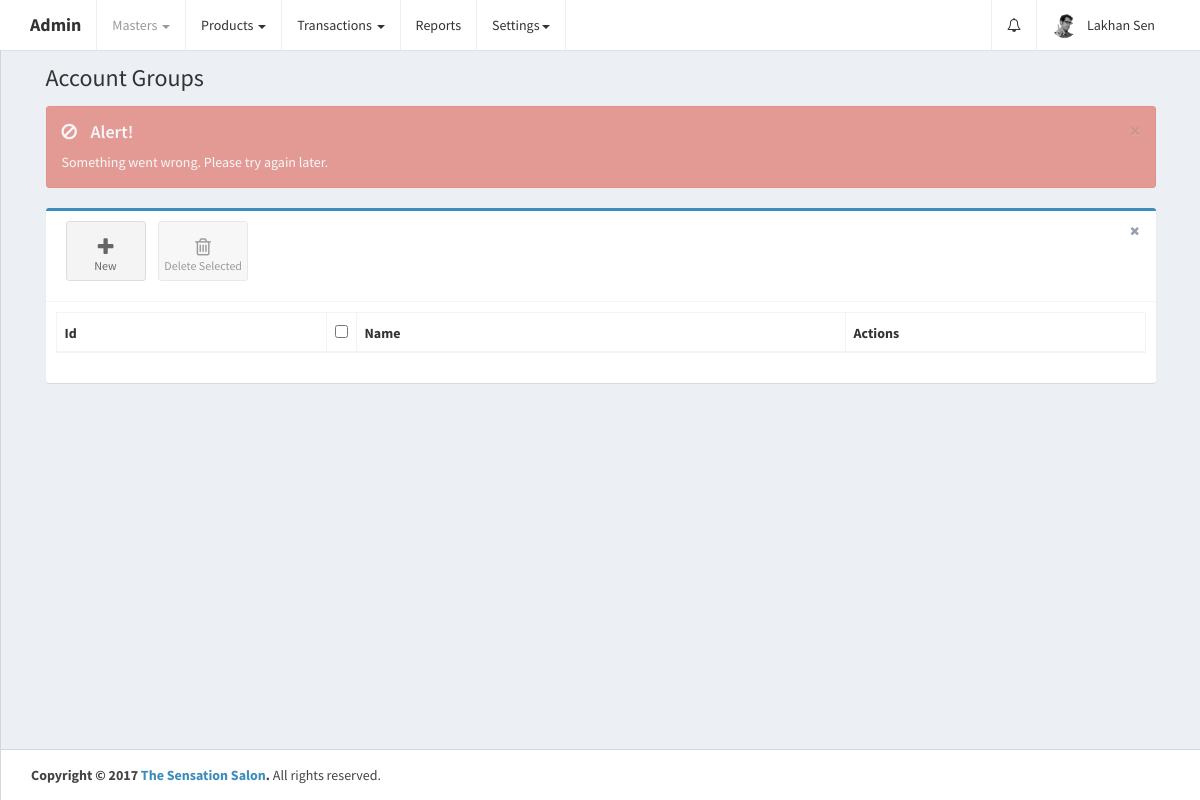
Page /home.php?controller=accountgroup&action=getall (signed in) on the earlier database version.
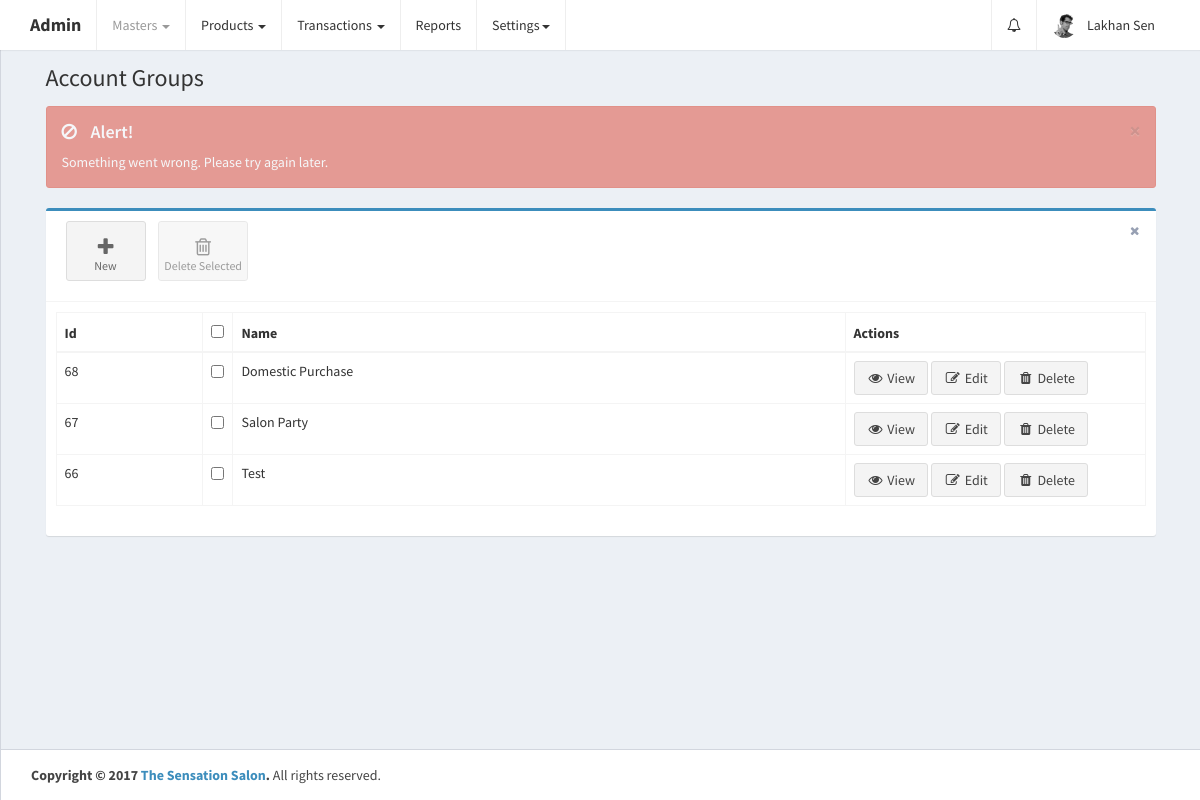
Same page on the later database version.
### tables this page shows
CREATE TABLE `account_groups` (
  `id` int(11) UNSIGNED NOT NULL,
  `parent_id` int(11) NOT NULL DEFAULT '0',
  `name` varchar(255) NOT NULL,
  `opening_balance` double DEFAULT NULL,
  `contact_person` varchar(255) DEFAULT NULL,
  `area` varchar(255) DEFAULT NULL,
  `city` varchar(255) DEFAULT NULL,
  `pincode` varchar(255) DEFAULT NULL,
  `gst_state_code_id` int(11) DEFAULT NULL,
  `email` varchar(255) DEFAULT NULL,
  `mobile1` varchar(255) DEFAULT NULL,
  `mobile2` varchar(255) DEFAULT NULL,
  `bank_name` varchar(255) DEFAULT NULL,
  `bank_branch` varchar(255) DEFAULT NULL,
  `ifsc_code` varchar(255) DEFAULT NULL,
  `bank_account_no` varchar(255) DEFAULT NULL,
  `pan` varchar(255) DEFAULT NULL,
  `gst_type_id` int(11) DEFAULT NULL,
  `gstin` varchar(255) DEFAULT NULL,
  `brand_ids` varchar(255) DEFAULT NULL,
  `is_default` tinyint(1) NOT NULL DEFAULT '0',
  `is_deleted` tinyint(1) DEFAULT '0',
  `created_at` datetime NOT NULL DEFAULT CURRENT_TIMESTAMP,
  `updated_at` datetime NOT NULL DEFAULT CURRENT_TIMESTAMP ON UPDATE CURRENT_TIMESTAMP
);

### controllers/AccountgroupController.php (called while the page is built, shortened)
<?php
class AccountgroupController {
    public $accountgroupobj;
    public function __construct() {
        require_once 'models/AccountGroup.php';
        $this->accountgroupobj = new AccountGroup();
    }
    public function getall() {
        $account_groups_res = $this->accountgroupobj->getall();
        if ($account_groups_res->num_rows > 0) {
            while ($account_group = $account_groups_res->fetch_assoc()) {
                $account_group['name'] = ucwords($account_group['name']);
                $account_groups[] = $account_group;
            }
        }
        require_once APP_DIR . '/views/layout.php';
    }
}
?>

### home.php (called while the page is built, shortened)
<?php
require_once 'config/database.php';
require_once 'config/routes.php';
?>

### models/AccountGroup.php (called while the page is built, shortened)
<?php
class AccountGroup {
    public $conn;
    public function __construct() {
        $db = new Database();
        $this->conn = $db->connect();
    }
    public function getall() {
        $account_groups = $this->conn->query('SELECT * FROM account_groups WHERE is_deleted!="1" AND is_default="0" ORDER BY id DESC');
        return $account_groups;
    }
}
?>

### config/Database.php (called while the page is built)
<?php
class Database {
    public function connect() {
        $conn = new mysqli('localhost', 'root', '', 'thesensationbeautycentre');
        if ($conn->connect_error) {
            die("Connection failed: " . $conn->connect_error);
        } else {
            return $conn;
        }
    }
}
?>

### views/account_groups.php (the view, shortened to what the changed rows need)
<link rel="stylesheet" href="public/plugins/datatables/dataTables.bootstrap.css">
<div class="row">
    <div class="col-xs-12">
        <div class="box box-primary">
            <div class="box-body">
                <div class="table-responsive">
                    <table id="ac_groups_table" class="table table-bordered table-hover" role="grid" aria-describedby="ac_groups_table_info">
                        <thead>
                            <tr>
                                <th>Id</th>
                                <th data-orderable="false" width="20px">
                                    <input type="checkbox" class="select-all">
                                </th>
                                <th>Name</th>
                                <th data-orderable="false" width="300px">Actions</th>
                            </tr>
                        </thead>
                        <?php
                        if (isset($account_groups)) {
                            if (count($account_groups) > 0) {
                                ?>
                                <tbody>
                                    <?php
                                    foreach ($account_groups as $account_group) {
                                        if ($account_group['is_default'] == '0') {
                                            ?>
                                            <tr id="tr_<?php echo $account_group['id']; ?>">
                                                <td><?php echo $account_group['id']; ?></td>
                                                <td>
                                                    <input type="checkbox" name="select_ac_groups[]" data-id="<?php echo $account_group['id']; ?>">
                                                </td>
                                                <td><?php echo ucwords($account_group['name']); ?></td>
                                                <td>
                                                    <a href="?controller=accountgroup&action=get&id=<?php echo $account_group['id']; ?>" class="btn btn-default"><i class="fa fa-fw fa-eye"></i> View</a>
                                                    <a href="?controller=accountgroup&action=update&id=<?php echo $account_group['id']; ?>" class="btn btn-default"><i class="fa fa-fw fa-pencil-square-o"></i> Edit</a>
                                                    <a href="" class="delete btn btn-default" data-id="<?php echo $account_group['id']; ?>"><i class="fa fa-fw fa-trash"></i> Delete</a>
                                                </td>
                                            </tr>
                                            <?php
                                        }
                                    }
                                    ?>
                                </tbody>
                                <?php
                            }
                        }
                        ?>
                    </table>
                </div>
            </div>
        </div>
    </div>
</div>

Differences in the rows shown:
added account_groups: id "68", name "Domestic Purchase"
added account_groups: id "67", name "Salon Party"
added account_groups: id "66", name "Test"
